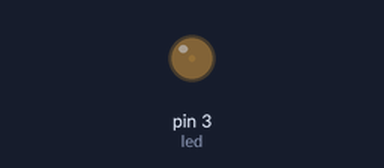
A sketch run on a simulated Arduino Uno, built with avr-gcc and run on an emulated ATmega328P. Parts: output pins drawn as LEDs (lit = HIGH).

Above: at 0.05 s.
At 0.65 s:
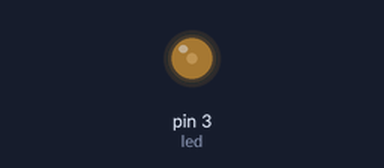
At 1.3 s:
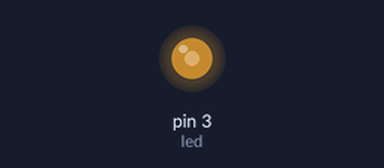
At 2.55 s:
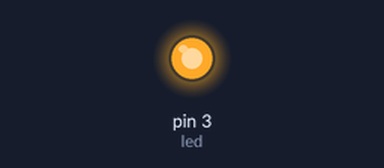
Timing chart, 0 to 5.9 s (numbered marks = the images above):
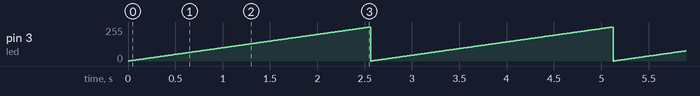

Measured:
- by itself, pin 3 (led): ramps from 0/255 to 255/255 and jumps back, once every 2.6 s

The sketch:

code-1-8.ino
```cpp
#define led 3

void setup()
{
   pinMode(led, OUTPUT);
}

void loop()
{
  for (int i = 0; i <= 255; i++)
  {
     analogWrite(led,i);
     delay(10);
  }
}
```
